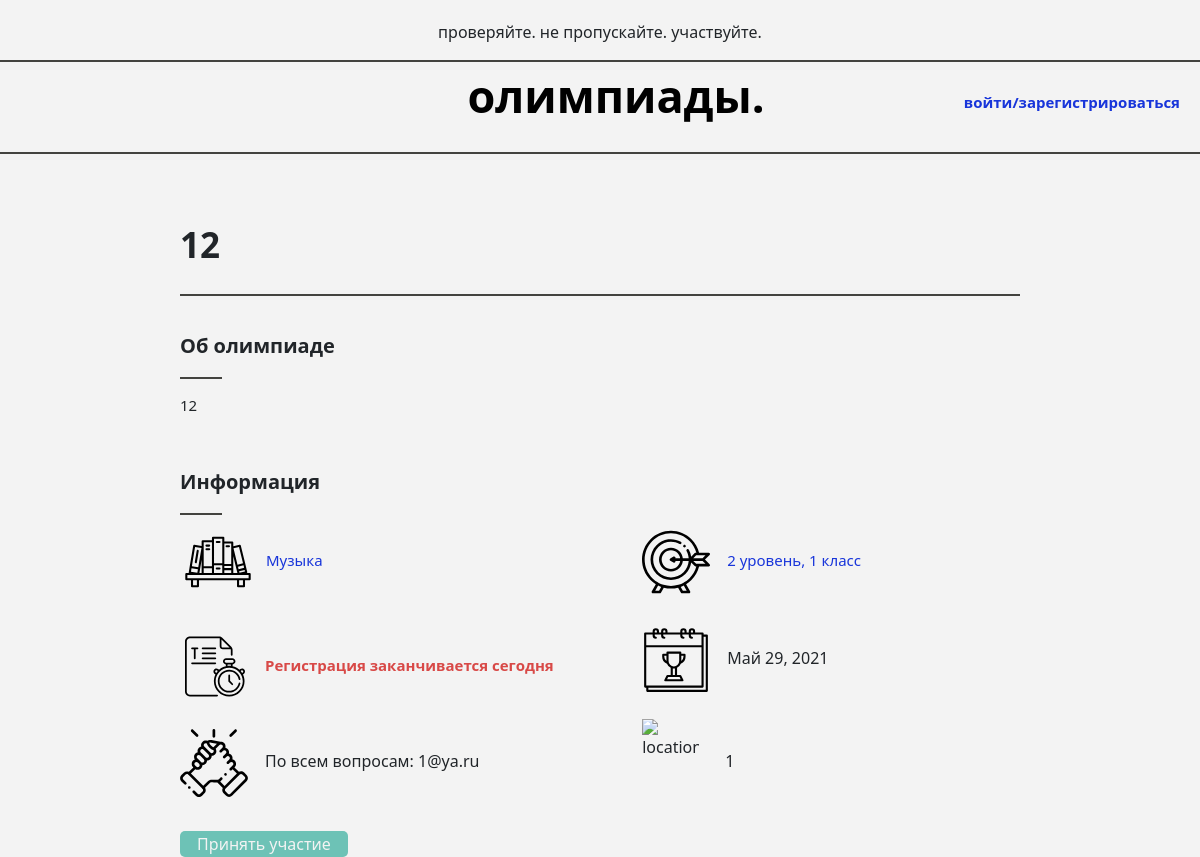
The page /olympiad/12/ on the database as committed earlier.
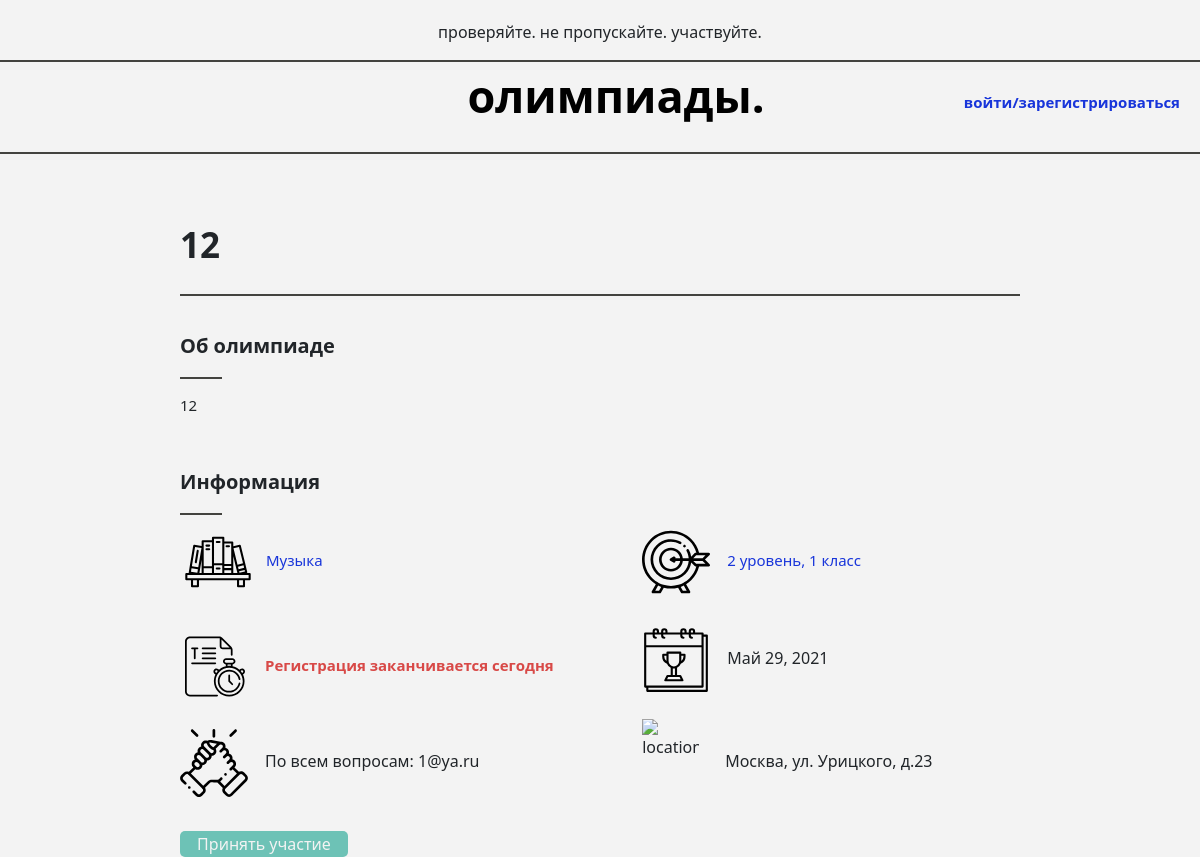
The same page on the database as committed later.
### olympiads/models.py (models this page shows, shortened)
class Olympiad(models.Model):
    CHOICES_RANKS = [
        ("1", "1"),
        ("2", "2"),
        ("3", "3"),
        ("н", "нет"),
    ]
    CHOICES_SUBJECT = [
        ("Математика", "Математика"),
        ("Русский язык", "Русский язык"),
        ("Литература", "Литература"),
        ("История", "История"),
        ("Физическая культура", "Физическая культура"),
        ("Музыка", "Музыка"),
        ("Технология", "Технология"),
        ("Химия", "Химия"),
        ("Биология", "Биология"),
        ("Физика", "Физика"),
        ("Экология", "Экология"),
        ("География", "География"),
        ("Естествознание", "Естествознание"),
        ("Астрономия", "Астрономия"),
        ("Окружающий мир", "Окружающий мир"),
        ("Изобразительное искусство", "Изобразительное искусство"),
        ("Основы безопасности жизнедеятельности", "Основы безопасности жизнедеятельности"),
        ("Информатика", "Информатика"),
        ("Робототехника", "Робототехника"),
        ("Экономика", "Экономика"),
    ]
    CHOICES_GRADES = [
        ("1", "1"),
        ("2", "2"),
        ("3", "3"),
        ("4", "4"),
        ("5", "5"),
        ("6", "6"),
        ("7", "7"),
        ("8", "8"),
        ("9", "9"),
        ("10", "10"),
        ("11", "11"),
    ]
    subject = models.TextField(choices=CHOICES_SUBJECT, max_length=100, blank=True)
    name = models.TextField(max_length=100, blank=True)
    register_end_date = models.DateField(default=None)
    competition_date = models.DateField(default=None)
    description = models.TextField(max_length=1000, blank=True)
    rank = models.TextField(choices=CHOICES_RANKS)
    support_email = models.EmailField(default=None)
    address = models.TextField(default=None)
    grade = models.TextField(choices=CHOICES_GRADES, default=None)

### olympiads/views.py (the view)
# urls.py: path('<str:olympiad_name>/', check_olympiad_info),
def check_olympiad_info(request, olympiad_name):
    olympiad = Olympiad.objects.get(name=olympiad_name)
    day = olympiad.register_end_date - datetime.date.today()
    day = _plural_days(day.days)
    is_profile_good = False
    is_authenticated = False
    if request.user.is_authenticated:
        is_authenticated = True
        usr = request.user
        profile = Profile.objects.get(user=usr)
        if profile.first_name is not "" and profile.second_name is not "":
            is_profile_good = True
    context = {'name': olympiad.name,
               'subject': olympiad.subject,
               'description' : olympiad.description,
               'register_end_date': day,
               'competition_date': olympiad.competition_date,
               'rank': olympiad.rank,
               'support_email': olympiad.support_email,
               'address': olympiad.address,
               'grade': olympiad.grade,
               'is_authenticated' : is_authenticated,
               'is_profile_good' : is_profile_good}
    return render(request, 'olympiads/olympiad_info.html', context=context)

### olympiads/views.py (called while the page is built, shortened)
def _plural_days(n):
    days = ['день', 'дня', 'дней']
    if n == 0:
        return 'сегодня'

### olympiads/templates/olympiads/olympiad_info.html (shortened to what this page needs)
<!DOCTYPE html>
<html lang="ru" dir="ltr">
<head>
  <link href="https://cdn.jsdelivr.net/npm/bootstrap@5.0.0-beta1/dist/css/bootstrap.min.css" rel="stylesheet">
  {% load static %}
  <link rel="stylesheet" href="{% static 'css/style.css' %}">
</head>
<body>
  <div class="header">
    <p>проверяйте. не пропускайте. участвуйте.</p>
    <div class="horiz_line">
    </div>
    <ul class="header_name">
        <li class="name"><a class="no_wrap" href="/">олимпиады.</a></li>
        {% if user.is_authenticated %}
        <li class="register">
          <div id="registerr">
            <a class="rgstr_wrap a_p" href="/autorization/profile">@{{ user.username }}</a>
            <a class="rgstr_wrap a_img" href="/autorization/profile"><h3>@</h3></a>
          </div>
        </li>
        {% else %}
          <li class="register">
            <div id="registerr">
              <a class="rgstr_wrap a_p" href="/autorization/signin"><p>войти/зарегистрироваться</p></a>
            </div>
          </li>
        {% endif%}
    </ul>
    <div class="horiz_line">
    </div>
  </div>
  <div class="main">
    <h1 class="topic_main font_big">{{ name }}</h1>
    <div class="vetical_table">
      <div class="horiz_line">
      </div>
      {% if description != "" %}
      <div class="description">
        <p class="description_title">Об олимпиаде</p>
        <div class="small_horiz_line">
        </div>
        <p class="description_text">
          {{ description }}
        </p>
      </div>
      {% endif %}
      <div class="description">
        <p class="description_title">Информация</p>
        <div class="small_horiz_line">
        </div>
        <div>
          <div class="names">
              <div class="item_align">
                  <img class="data_img bookshelf" src={% static "media/bookshelf.svg" %} alt="subject">
                  <p class="subject data_p">{{ subject }}</p>
              </div>
              <div class="item_align">
                <img class="data_img deadline" style="padding-left:5px" src={% static "media/deadline.svg" %} alt="deadline">
                <p class="date data_p" style="padding-left:10px">Регистрация заканчивается {{ register_end_date }}</p>
              </div>
              <div class="item_align">
                <img class="data_img target" src={% static "media/support.svg" %} alt="support">
                <p class="data_p" style="padding-left: 7px">По всем вопросам: {{ support_email }}</p>
              </div>
            </div>
            <div class="other_data" style="padding-left: 80px">
              <div class="item_align">
                <img class="data_img target" src={% static "media/target.svg" %} alt="target">
                {% if rank != "нет" %}
                <p class="subject data_p" style="padding-left: 7px">{{ rank }} уровень, {{ grade }} класс</p>
                {% else %}
                <p class="subject data_p">Олимпиада не имеет уровня</p>
                {% endif %}
              </div>
              <div class="item_align">
                <img class="data_img target" src={% static "media/calendar.svg" %} alt="calendar">
                <p class="data_p" style="padding-left: 7px">{{ competition_date }}</p>
              </div>
              <div class="item_align">
                <img class="data_img location" src={% static "media/pin.svg" %} alt="location">
                <p class="data_p" style="padding-left: 16px">{{ address }}</p>
              </div>
            </div>
          </div>
        </div>
      <div class="description" style="padding-top: 5px !important">
        {% if is_authenticated and is_profile_good %}
          <button class="green_but green_but_text" type="submit" onclick="location.href='/olympiad/{{ name }}/register_olympiad';"  name="button">Принять участие</button>
        {% else %}
          <button class="green_but green_but_text" onclick="pop()">Принять участие</button>
        {% endif %}
      </div>
    </div>
  </div>
</body>
</html>

Rows that differ between the two databases and show on the page:
changed Olympiad "1@ya.ru": address (not shown) → "Москва, ул. Урицкого, д.23"
Other text that changed with them:
{{ address }}: "1" → (not shown)
